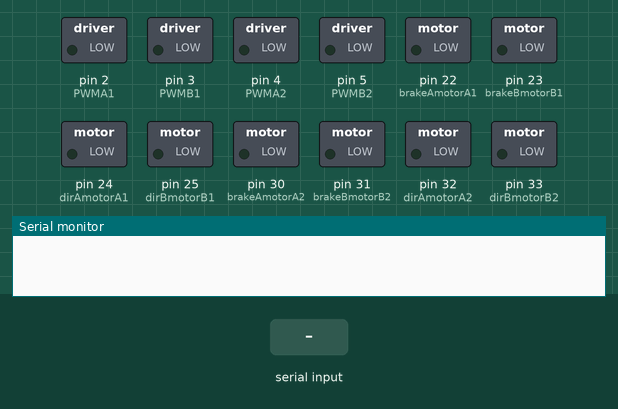
A sketch run on a simulated Arduino Mega 2560, built with avr-gcc and run on an emulated ATmega2560. On the bench: switched loads named in the sketch (green lamp = pin HIGH), the last lines printed to the serial monitor. Inputs (shaded band) come from the test bench.

Above: at 1.2 s.
1.3 s: "w" received over Serial
At 1.7 s:
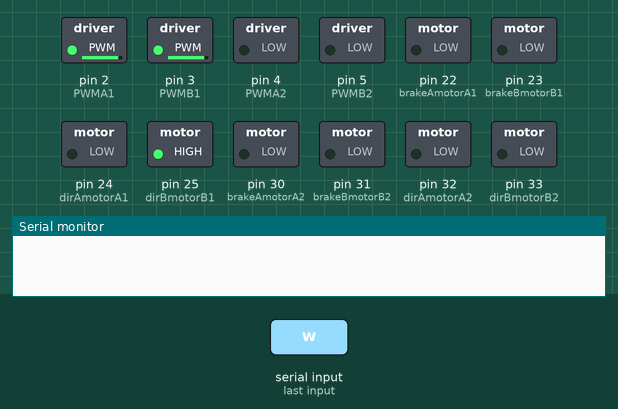
3.3 s: "s" received over Serial
At 3.7 s:
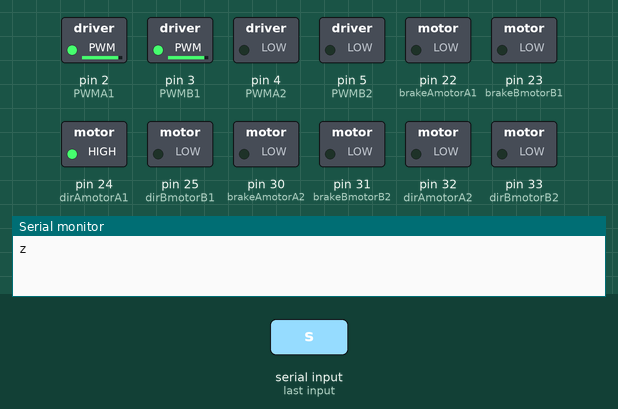
5.3 s: "d" received over Serial
At 5.8 s:
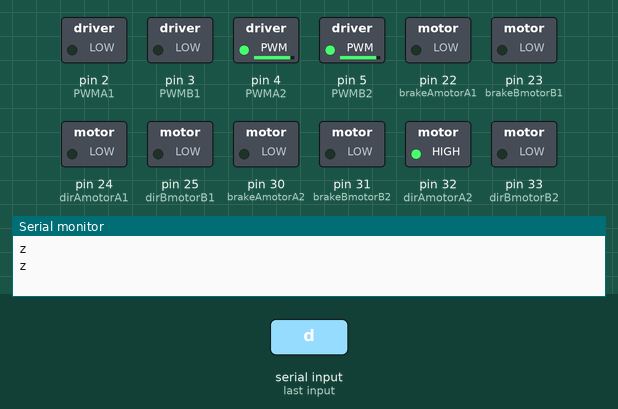
7.5 s: "a" received over Serial
At 8.0 s:
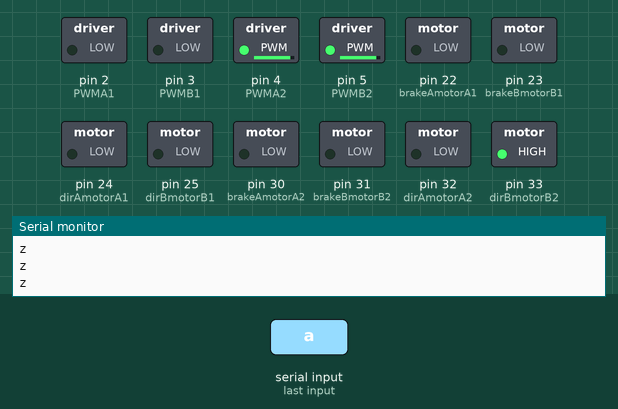
Timing chart, 0 to 10.5 s (numbered marks = the images above; inputs shaded):
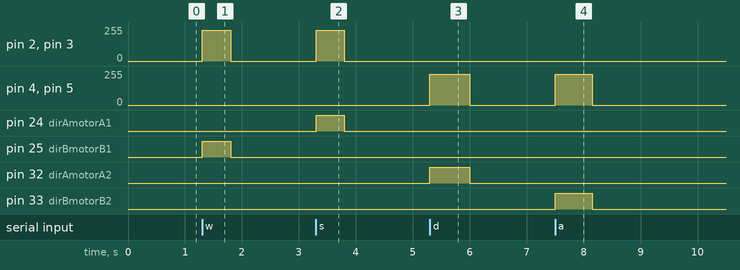

Measured:
- after the input at 1.3 s, pin 2 (PWMA1), pin 3 (PWMB1): 0/255 → 230/255 at once, → 0/255 0.50 s later; pin 25 (dirBmotorB1): LOW → HIGH at once, → LOW 0.50 s later
- after the input at 3.3 s, pin 2 (PWMA1), pin 3 (PWMB1): 0/255 → 230/255 at once, → 0/255 0.50 s later; pin 24 (dirAmotorA1): LOW → HIGH at once, → LOW 0.50 s later
- after the input at 5.3 s, pin 4 (PWMA2), pin 5 (PWMB2): 0/255 → 230/255 at once, → 0/255 0.70 s later; pin 32 (dirAmotorA2): LOW → HIGH at once, → LOW 0.70 s later
- after the input at 7.5 s, pin 4 (PWMA2), pin 5 (PWMB2): 0/255 → 230/255 at once, → 0/255 0.65 s later; pin 33 (dirBmotorB2): LOW → HIGH at once, → LOW 0.65 s later

The sketch:

ardino4motors.ino
```cpp
#define travel_distance 50
#define left_turn_distance 25
#define right_turn_distance 25

//time in millis to execute each of the drive functions for 13.3V battery
#define left_turning_time 650
#define right_turning_time 700
#define forwards_time 500
#define backwards_time 500
#define right_align_time 90
#define left_align_time 90

// PID Variables
unsigned int pwm_A1 = 230;
unsigned int pwm_B1 = 230;
unsigned int pwm_A2 = 230;
unsigned int pwm_B2 = 230;

//setting up motor variables, motor A, motorB on boards 1 and 2
int brakeAmotorA1 = 22;
int brakeBmotorB1 = 23;

int dirAmotorA1 = 24;
int dirBmotorB1 = 25;

int brakeAmotorA2 = 30;
int brakeBmotorB2 = 31;

int dirAmotorA2 = 32;
int dirBmotorB2 = 33;

  //Declaring the PWM pins for the motors
  int PWMA1 = 2;
  int PWMB1 = 3;
  int PWMA2 = 4;
  int PWMB2 = 5;


//serial inputs

char command;

void setup() {
  pinMode(brakeAmotorA1, OUTPUT); //Initiates motor 1 channel A brake on board 1
  pinMode(brakeBmotorB1, OUTPUT); // Initiates motor 2 channel B brake on board 1

  pinMode(dirAmotorA1, OUTPUT); // Initiates motor 1 dir A on board 1
  pinMode(dirBmotorB1, OUTPUT); // Initiates motor 1 dir B on board 1

  pinMode(brakeAmotorA2, OUTPUT); //Initiates motor 1 channel A brake on board 2
  pinMode(brakeBmotorB2 , OUTPUT); // Initiates motor 2 channel B brake on board 2

  pinMode(dirAmotorA2, OUTPUT); // Initiates motor 1 dir A on board 2
  pinMode(dirBmotorB2, OUTPUT); // Initiates motor 1 dir B on board 2

  //Initiate Serial Monitor
  Serial.begin(9600);
}

void loop() {

  //waiting for command
  if (Serial.available()>0){
    command = Serial.read();
    //incomingByte = Serial.read();
    //command=incomingByte;
    }

   //moving backwards
  if (command == 'w') {
    //Serial.println("Commencing Backward Sequence");

    // move backwards until some distance
    runA1(pwm_A1, true);
    runB1(pwm_B1, false);

    delay(backwards_time);

    //full stop
    forwardstop();

    //reset command
    command = 'z';
    Serial.println("z");  //send mega value
    }

  //moving backwards
  if (command == 's') {
    //Serial.println("Commencing Backward Sequence");

    // move backwards until some distance
    runA1(pwm_A1, false);
    runB1(pwm_B1, true);

    delay(backwards_time);

    //full stop
    forwardstop();

    //reset command
    command = 'z';
    Serial.println("z");  //send mega value
    }

  //shift right
  if (command == 'd') {
      //Serial.println("shift right");

      // spin right some distance
      runA2(pwm_A2, false);
      runB2(pwm_B2, true);

      delay(right_turning_time);

      //full stop
      shiftingstop();

      //reset command
      command = 'z';
      Serial.println("z");  //send mega confirmation
      }

  //shift left
  if (command == 'a') {
      //Serial.println("shift left");

      // spin left some distance
        runA2(pwm_A2, true);
        runB2(pwm_B2, false);

        delay(left_turning_time);

        //full stop
        shiftingstop();

        //reset command
        command = 'z';
        Serial.println("z");  //send mega confirmation
      }

}

//motors to go forward on board 1
void runA1(int speed, boolean rev) {
  //Channel A
  if(rev) {
    //Establishes backward direction of Channel A
    digitalWrite(dirAmotorA1, LOW);
  }else {
    //Establishes forward direction of Channel A
    digitalWrite(dirAmotorA1, HIGH);
  }
  digitalWrite(brakeAmotorA1, LOW);   //Disengage the Brake for Channel A
  analogWrite(PWMA1, speed);   //Spins the motor on Channel A at full speed
}

void runB1(int speed, boolean rev) {
  //Channel B
  if(rev) {
    //Establishes backward direction of Channel A
    digitalWrite(dirBmotorB1, LOW);
  }else {
    //Establishes forward direction of Channel A
    digitalWrite(dirBmotorB1, HIGH);
  }
  digitalWrite(brakeBmotorB1, LOW);   //Disengage the Brake for Channel A
  analogWrite(PWMB1, speed);   //Spins the motor on Channel A at full speed
}

//motors to shift
void runA2(int speed, boolean rev) {
  //Channel A
  if(rev) {
    digitalWrite(dirAmotorA2, LOW); //Establishes backwards direction of Channel B
  }else{
    digitalWrite(dirAmotorA2, HIGH); //Establishes forward direction of Channel B
  }

  digitalWrite(brakeAmotorA2, LOW);   //Disengage the Brake for Channel B
  analogWrite(PWMA2, speed);   //Spins the motor on Channel B at full speed
}


void runB2(int speed, boolean rev) {
  //Channel B
  if(rev) {
    digitalWrite(dirBmotorB2, LOW); //Establishes backwards direction of Channel B
  }else{
    digitalWrite(dirBmotorB2, HIGH); //Establishes forward direction of Channel B
  }

  digitalWrite(brakeBmotorB2, LOW);   //Disengage the Brake for Channel B
  analogWrite(PWMB2, speed);   //Spins the motor on Channel B at full speed
}


//
//forward stop
void forwardstop(){
  digitalWrite(brakeAmotorA1, HIGH);
  digitalWrite(brakeBmotorB1, HIGH);

  runA1(0,true);
  runB1(0,true);
}

//shifting stop
void shiftingstop(){
  digitalWrite(brakeAmotorA2, HIGH);
  digitalWrite(brakeBmotorB2, HIGH);

  runA2(0,true);
  runB2(0,true);
}
```
